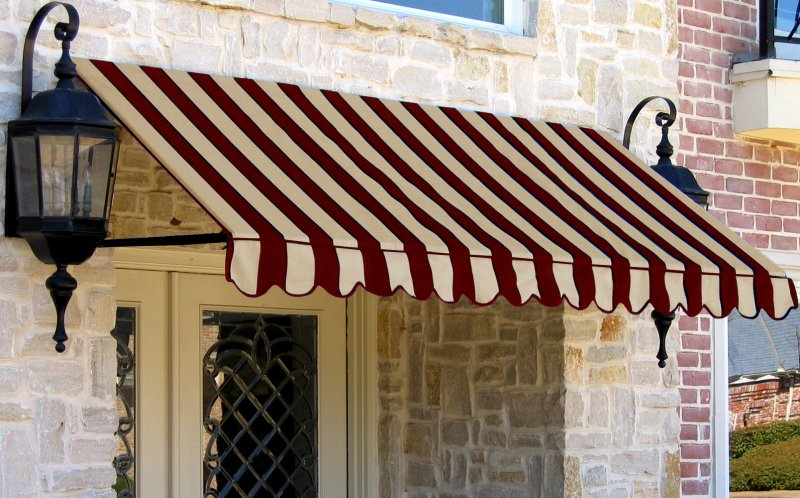
#> input picture Images/Awnings.jpg, 800 x 498 px
$ python -i tao_asari.py   (imports and definitions only)
#> lines starting #> are read from the running program, lines starting #| are printed output that depends on the picture
#> further down, picture is the input picture: shape (498, 800, 3); mean B, G, R 115.4, 128.8, 147.1
from os import path
import numpy as np
import cv2
from math import sqrt

__author__ = 'srlu'


class Aindane(object):
    """Implementation of AINDANE
    Adaptive and integrated neighborhood-dependent approach for nonlinear enhancement of color images
    Attributes:
        img_bgr: The image to be processed, read by cv2.imread
        img_gray: img_bgr converted to gray following NTSC
    """

    _EPS = 1e-6  # eliminate divide by zero error in I_conv/I

    def __init__(self, inp_img):
        """
        :param path_to_img : full path to the image file
        """
        self.img_bgr = np.copy(inp_img)

        self.img_gray = cv2.cvtColor(
            self.img_bgr,
            cv2.COLOR_BGR2GRAY  # cv2 bgr2gray doing the same as NTSC
        )  # I in the paper
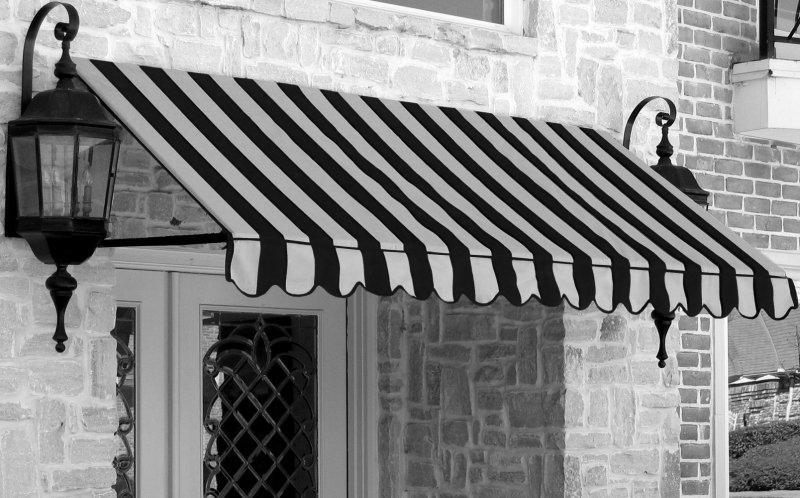
#> self.img_gray: shape (498, 800); min 0, max 255, mean 132.7

        # to collect parameters
        self.z = None
        self.c = None
        self.p = None

    def _ale(self):
        """ale algorithm in SubSection 3.1 of the paper.
        Basically just the implementation of the following formula:
            In_prime = f(In, z)
        Calculates In and z, then return In_prime
        :return In_prime:
        """

        # Calculate In
        In = self.img_gray / 255.0  # 2d array, equation 2

        # Calculate z
        cdf = cv2.calcHist([self.img_gray], [0], None, [256], [0, 256]).cumsum()
#> cdf = 256 values from 2582 to 398400
        L = np.searchsorted(cdf, 0.1 * self.img_gray.shape[0] * self.img_gray.shape[1], side='right')
#> L = 22
        L_as_array = np.array([L])  # L as array, for np.piecewise
#> L_as_array = [22]
        z_as_array = np.piecewise(L_as_array,
                         [L_as_array <= 50,
                          50 < L_as_array <= 150,
                          L_as_array > 150
                          ],
                         [0, (L-50) / 100.0, 1]
                         )
#> z_as_array = [0]
        z = z_as_array[0]  # take the value out of array
#> z = 0

        self.z = z
#> self.z = 0

        # Result In_prime = f(In, z)
        In_prime = 0.5 * (In**(0.75*z+0.25) + (1-In)*0.4*(1-z) + In**(2-z))
        return In_prime

    def _ace(self, In_prime, c=5):
        """ace algorithm in SubSection 3.2 of the paper
        Implementation of:
            S = f(In_prime, E(P()))
        :param In_prime:
        :param c:
        :return S:
        """
#> called with c = 240

        # image freq shift
        img_freq = np.fft.fft2(self.img_gray)
        img_freq_shift = np.fft.fftshift(img_freq)

        # gaussian freq shift
        sigma = sqrt(c**2 / 2)
        _gaussian_x = cv2.getGaussianKernel(
            int(round(sigma*3)),  # size of gaussian: 3*sigma(0.99...)
            int(round(sigma))  # cv2 require sigma to be int
        )
        gaussian = (_gaussian_x * _gaussian_x.T) / np.sum(_gaussian_x * _gaussian_x.T)  # normalize
        gaussian_freq_shift = np.fft.fftshift(
            np.fft.fft2(gaussian, self.img_gray.shape)  # gaussian kernel padded with 0, extend to image.shape
        )
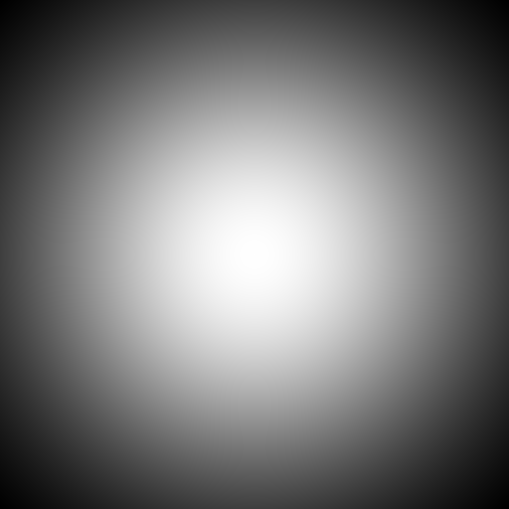
#> gaussian: shape (509, 509) float64; min 7.88e-07, max 7.35e-06, mean 3.86e-06; drawn with min black and max white

        # "image freq shift" * "gaussian freq shift"
        image_fm = img_freq_shift * gaussian_freq_shift
        I_conv = np.real(np.fft.ifft2(np.fft.ifftshift(image_fm)))  # equation 6
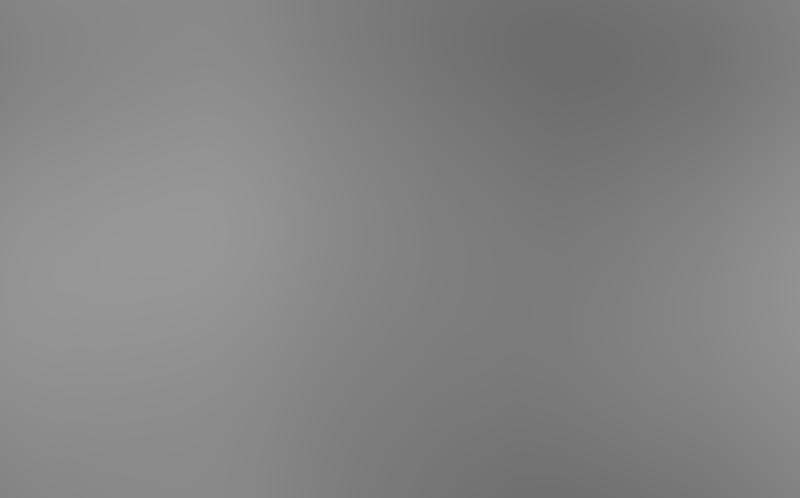
#> I_conv: shape (498, 800) float64; min 108.3, max 151.6, mean 131.4

        sigma_I = np.array([np.std(self.img_gray)])  # std of I,to an array, for np.piecewise
#> sigma_I = [73.57]
        P = np.piecewise(sigma_I,
                         [sigma_I <= 3,
                          3 < sigma_I < 10,
                          sigma_I >= 10
                          ],
                         [3, 1.0 * (27 - 2 * sigma_I) / 7, 1]
                         )[0]  # take the value out of array
#> P = 1

        self.c = c
        self.p = P
#> self.p = 1

        E = ((I_conv + self._EPS) / (self.img_gray + self._EPS)) ** P
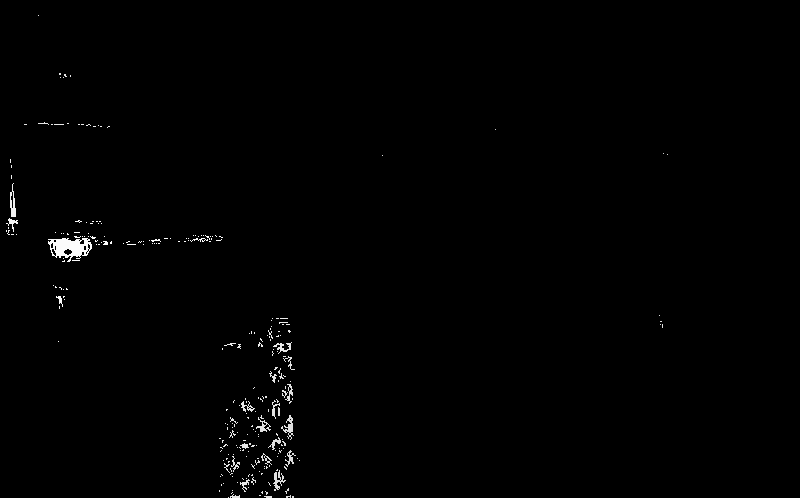
#> E: shape (498, 800) float64; min 0.425, max 151553554.9, mean 914660.9; drawn with min black and max white
        S = 255 * np.power(In_prime, E)
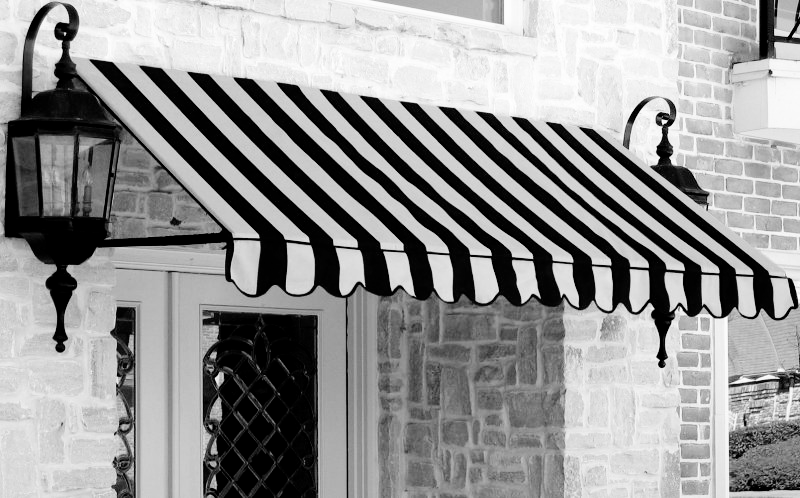
#> S: shape (498, 800) float64; min 0, max 255, mean 149
        return S

    def _color_restoration(self, S, lambdaa=[1, 1, 1]):
        S_restore = np.zeros(self.img_bgr.shape)
        for j in xrange(3):  # b,g,r
            S_restore[..., j] = S * (1.0 * self.img_bgr[..., j] / (self.img_gray + self._EPS)) * lambdaa[j]
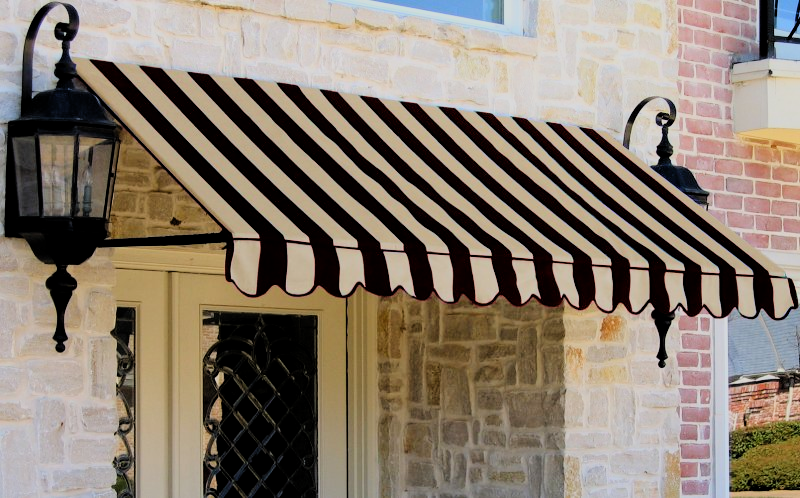
#> S_restore: shape (498, 800, 3) float64; mean B, G, R 130.3, 146.4, 161; drawn with min black and max white

        return np.clip(S_restore, 0, 255).astype('uint8')
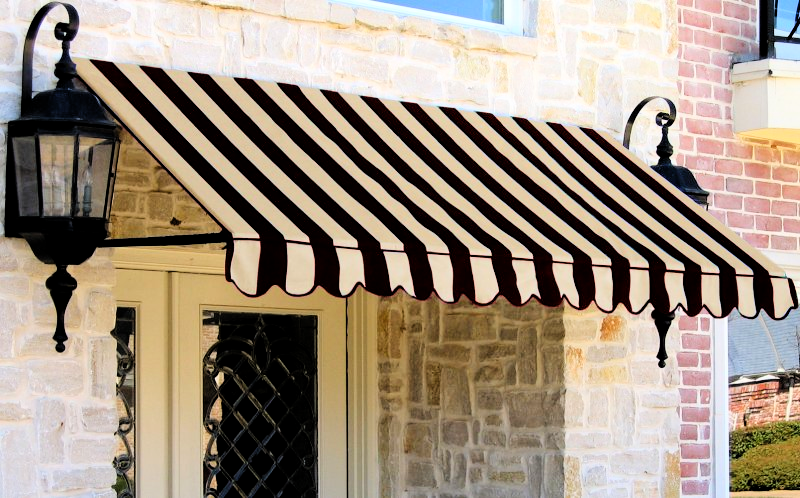
#> returned value: shape (498, 800, 3); mean of channels 0, 1, 2 129.8, 146, 160.4; drawn as B, G, R

    def aindane(self):
        """The algorithm put in a whole
        """

        In_prime = self._ale()
        S = self._ace(In_prime, c=240)
        return self._color_restoration(S, lambdaa=[1, 1, 1])


#################################################
def tao_asari_enhancement(image_path):
    aindane = Aindane(image_path)
    return aindane.aindane()

#################################################

# [10 lines not run here, left out]

>>> import cv2
>>> picture = cv2.imread('Images/Awnings.jpg')
>>> result = Aindane(picture).aindane()

$ run again, on Images/group.jpg
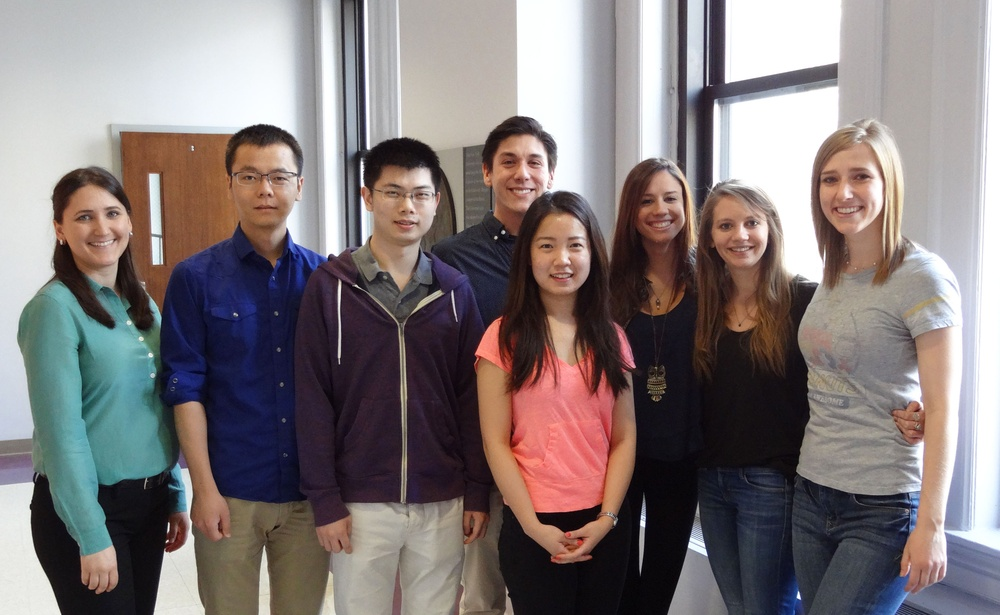
#> input picture Images/group.jpg, 1000 x 615 px, shrunk from 2700 x 1660 before the run
#> picture is the input picture: shape (615, 1000, 3); mean B, G, R 121.3, 120.9, 130.1
#> cdf = 256 values from 0 to 615000
#> L = 21
#> L_as_array = [21]
#> z_as_array = [0]
#> z = 0
#> in _ace, `I_conv = np.real(np.fft.ifft2(np.fft.ifftshift(image_fm)))`:
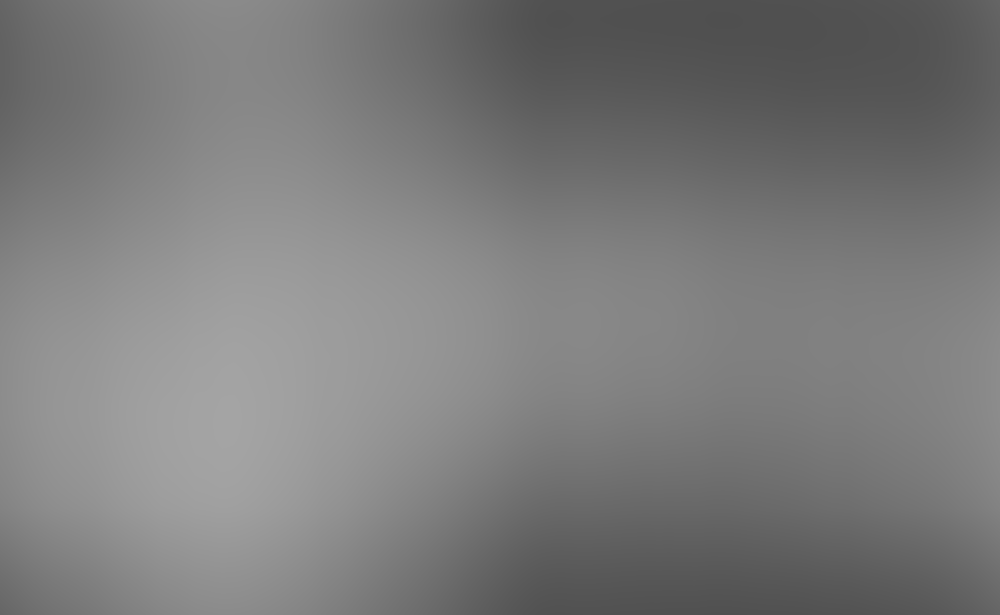
#> I_conv: shape (615, 1000) float64; min 79.84, max 164.4, mean 123.7
#> sigma_I = [78.16]
#> P = 1
#> in _color_restoration, `return np.clip(S_restore, 0, 255).astype('uint8')`:
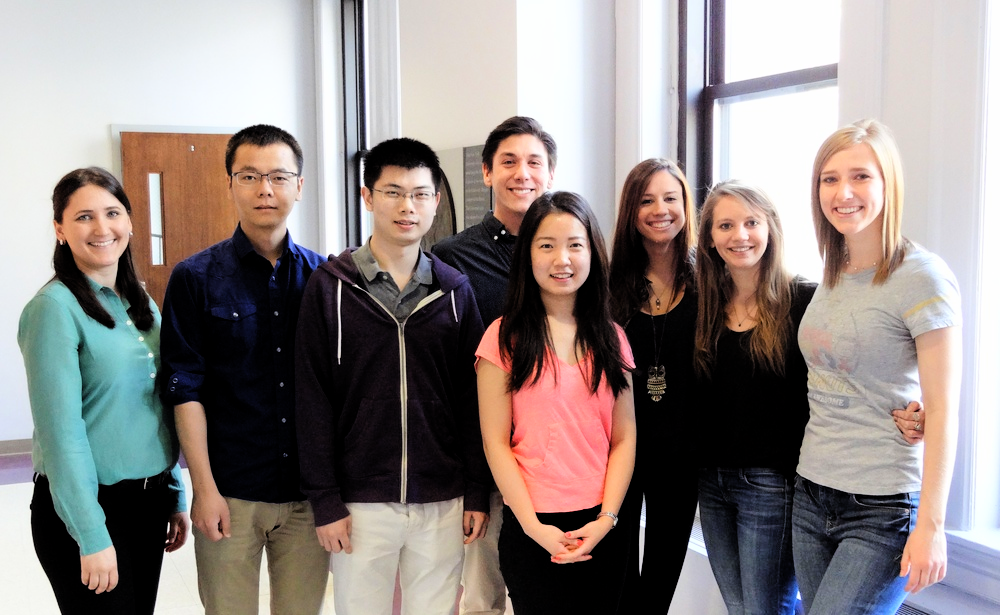
#> returned value: shape (615, 1000, 3); mean of channels 0, 1, 2 132.1, 134.8, 144.1; drawn as B, G, R

$ run again, on Images/group_photo_2010.jpg
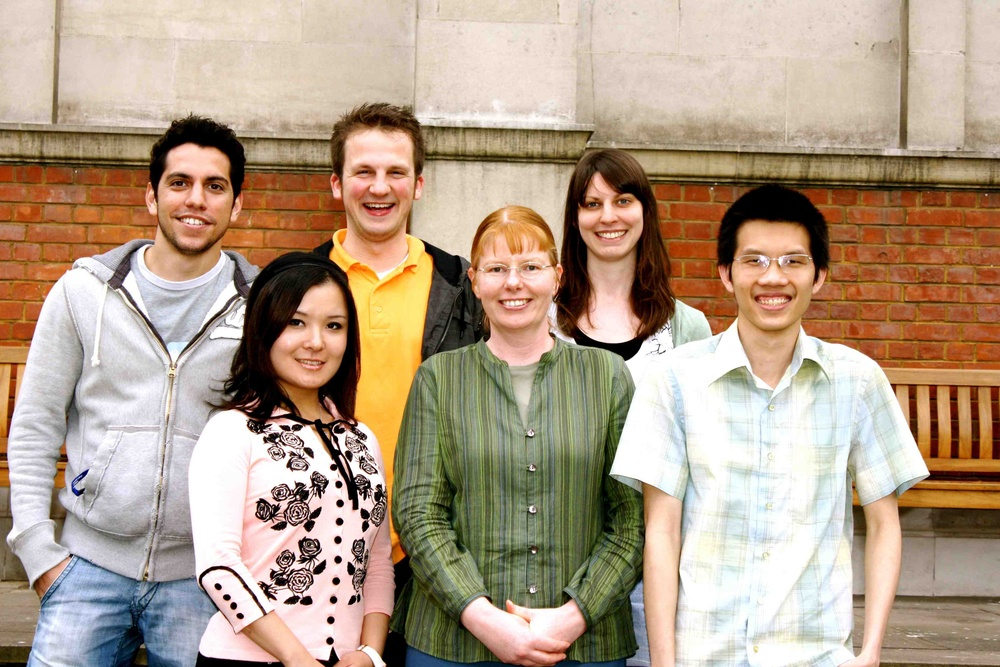
#> input picture Images/group_photo_2010.jpg, 1000 x 667 px, shrunk from 3715 x 2477 before the run
#> picture is the input picture: shape (667, 1000, 3); mean B, G, R 136.3, 157.2, 178.1
#> cdf = 256 values from 4139 to 667000
#> L = 57
#> L_as_array = [57]
#> z_as_array = [0]
#> z = 0
#> in _ace, `I_conv = np.real(np.fft.ifft2(np.fft.ifftshift(image_fm)))`:
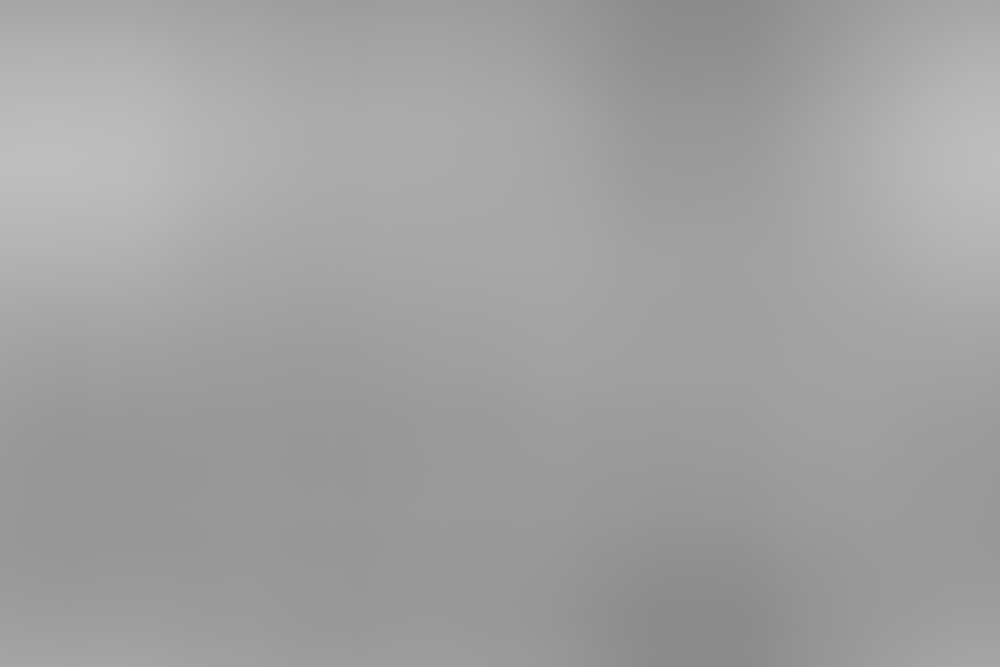
#> I_conv: shape (667, 1000) float64; min 139.4, max 189.8, mean 161
#> sigma_I = [69.58]
#> P = 1
#> in _color_restoration, `return np.clip(S_restore, 0, 255).astype('uint8')`:
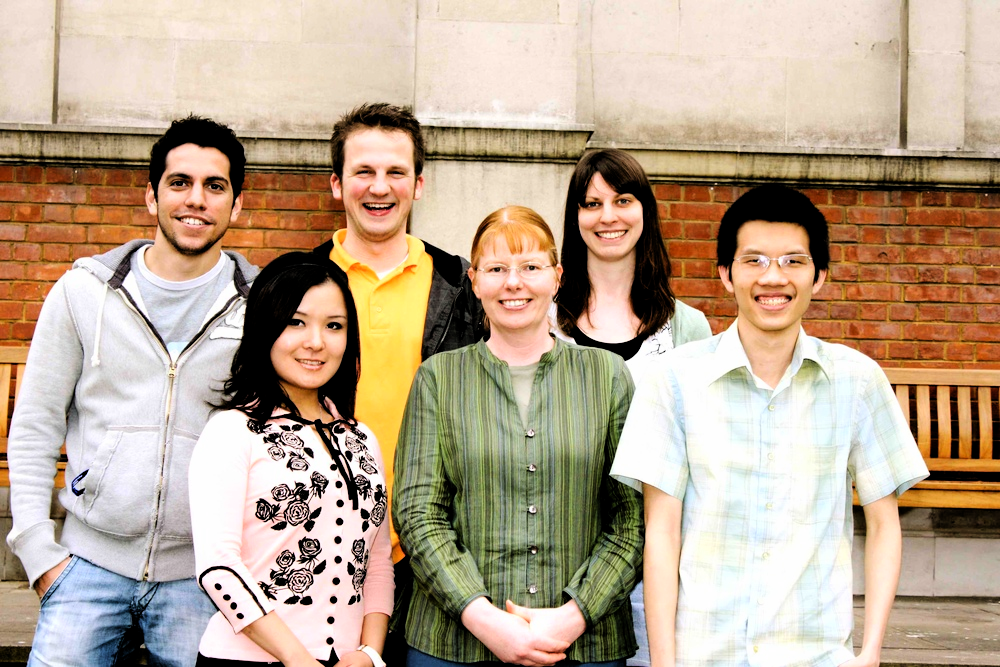
#> returned value: shape (667, 1000, 3); mean of channels 0, 1, 2 144.5, 166.2, 186.5; drawn as B, G, R
